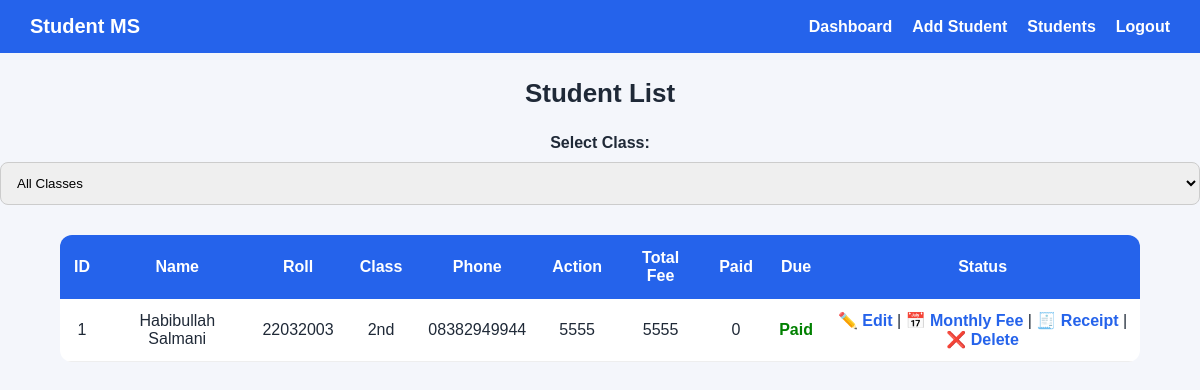
/students (signed in), run on an earlier commit of the app's database.
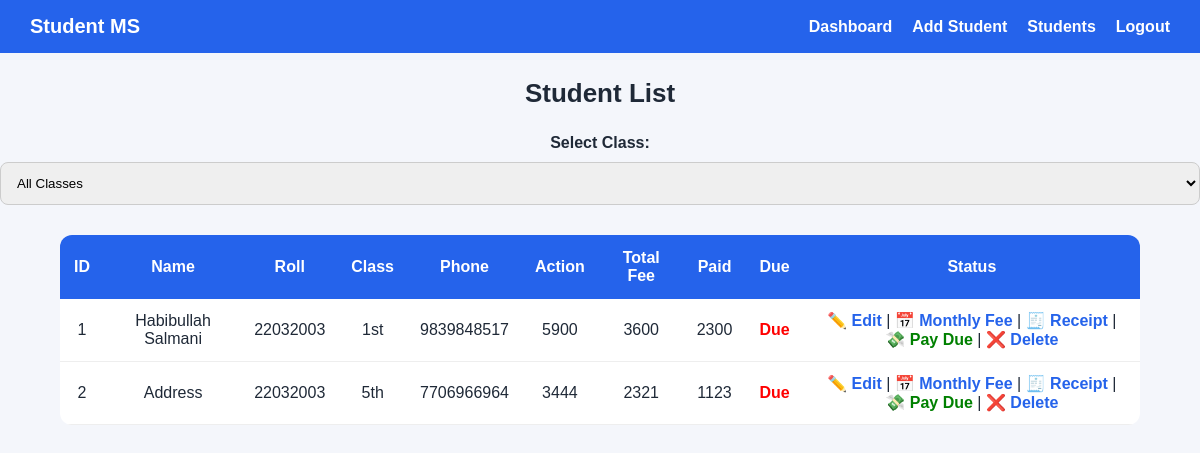
And on a later commit of the database.
### tables this page shows
CREATE TABLE students (
            id INTEGER PRIMARY KEY AUTOINCREMENT,
            name TEXT,
            roll TEXT,
            class_name TEXT,
            phone TEXT,
            total_fee INTEGER,
            paid_fee INTEGER
        );

### app.py (the view)
@app.route("/students")
def students():
    if "admin" not in session:
        return redirect(url_for("login"))
    selected_class = request.args.get("class")
    conn = get_db()
    if selected_class and selected_class != "all":
        students = conn.execute(
            "SELECT * FROM students WHERE class_name = ?",
            (selected_class,)
        ).fetchall()
    else:
        students = conn.execute("SELECT * FROM students").fetchall()
    conn.close()
    return render_template(
        "students.html",
        students=students,
        classes=CLASSES,
        selected_class=selected_class
    )

### app.py (called while the page is built)
def get_db():
    conn = sqlite3.connect("database.db")
    conn.row_factory = sqlite3.Row
    return conn

### templates/students.html (shortened to what this page needs)
<!DOCTYPE html>
<html>
<head>
  <link rel="stylesheet" href="/static/style.css">
</head>
<body>
  {% include "navbar.html" %}
<h2 class="title">Student List</h2>
<form method="GET" style="text-align:center; margin-bottom:20px;">
  <label><b>Select Class:</b></label>
  <select name="class" onchange="this.form.submit()">
    <option value="all">All Classes</option>
  </select>
</form>
<table>
  <tr>
    <th>ID</th>
    <th>Name</th>
    <th>Roll</th>
    <th>Class</th>
    <th>Phone</th>
    <th>Action</th>
    <th>Total Fee</th>
<th>Paid</th>
<th>Due</th>
<th>Status</th>
  </tr>
  {% for s in students %}
  <tr>
    <td>{{ s.id }}</td>
    <td>{{ s.name }}</td>
    <td>{{ s.roll }}</td>
    <td>{{ s.class_name }}</td>
    <td>{{ s.phone }}</td>
    <td>{{ s.total_fee }}</td>
<td>{{ s.paid_fee }}</td>
<td>{{ s.total_fee - s.paid_fee }}</td>
<td>
  {% if s.paid_fee >= s.total_fee %}
    <span style="color:green;font-weight:bold;">Paid</span>
  {% else %}
    <span style="color:red;font-weight:bold;">Due</span>
  {% endif %}
</td>
    <td>
      <a href="/edit-student/{{ s.id }}">✏️ Edit</a> |
      <a href="/pay-monthly-fee/{{ s.id }}">📅 Monthly Fee</a> |
      <a href="/receipt/{{ s.id }}" target="_blank">🧾 Receipt</a> |
      {% if s.paid_fee < s.total_fee %}
    <a href="/pay-fee/{{ s.id }}" style="color:green;">💸 Pay Due</a> |
  {% endif %}
      <a href="/delete-student/{{ s.id }}"
         onclick="return confirm('Are you sure?')">❌ Delete</a>
    </td>
  </tr>
  {% endfor %}
</table>
</body>
</html>

### templates/navbar.html
<nav class="navbar">
  <div class="logo">Student MS</div>
  <ul class="nav-links">
    <li><a href="/dashboard">Dashboard</a></li>
    <li><a href="/add-student">Add Student</a></li>
    <li><a href="/students">Students</a></li>
    <li><a href="/logout">Logout</a></li>
  </ul>
</nav>

### static/style.css (style rules this page uses)
* { margin: 0; padding: 0; box-sizing: border-box; font-family: Arial, sans-serif; }
body { background: #f4f6fb; color: #1f2937; }
.navbar { background: #2563eb; padding: 15px 30px; display: flex; justify-content: space-between; align-items: center; }
.logo { color: white; font-size: 20px; font-weight: bold; }
.nav-links { list-style: none; display: flex; gap: 20px; }
.nav-links a { color: white; text-decoration: none; font-weight: bold; }
.title { text-align: center; margin: 25px 0; font-size: 26px; }
input, select { width: 100%; padding: 12px; margin: 10px 0; border-radius: 8px; border: 1px solid #ccc; }
table { width: 90%; margin: 20px auto; border-collapse: collapse; background: white; border-radius: 12px; overflow: hidden; }
th { background: #2563eb; color: white; padding: 14px; }
td { padding: 12px; text-align: center; border-bottom: 1px solid #eee; }
a { color: #2563eb; text-decoration: none; font-weight: 600; }

What changed in the data, as far as the page shows it:
changed students "Habibullah Salmani": class_name "2nd" → "1st"; phone "08382949944" → "9839848517"; total_fee "5555" → "5900"; paid_fee "5555" → "3600"; s.total_fee-s.paid_fee "0" → "2300"; paid_fee "Paid" → "Due 💸 Pay Due |"
added students: id "2", name "Address", roll "22032003", class_name "5th", phone "7706966964", total_fee "3444", paid_fee "2321", s.total_fee-s.paid_fee "1123", shows "Due"
